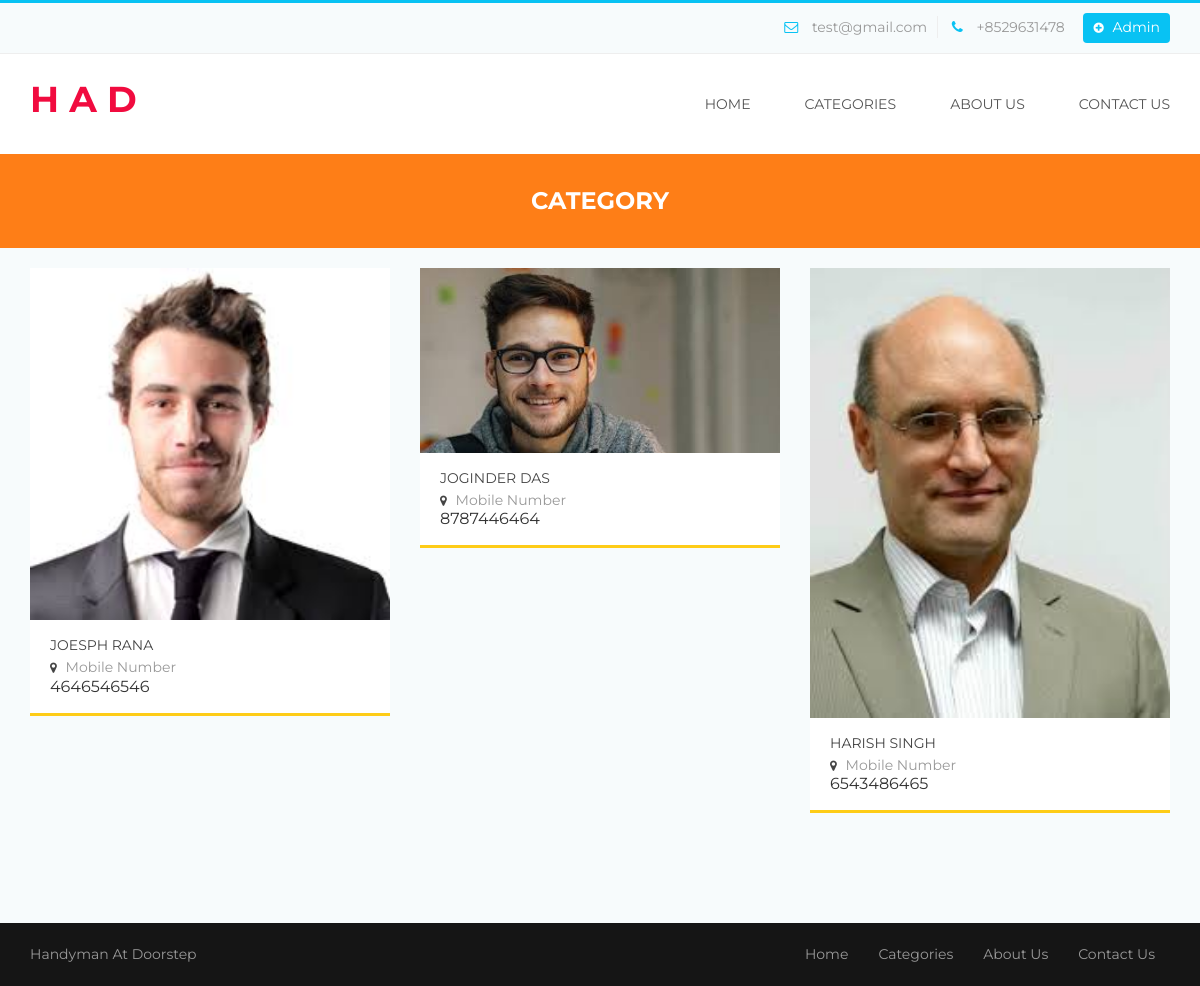
The app's page /Handyman/view-personcat-detail.php?viewid=Driver with its own data.
### tables this page shows
CREATE TABLE `tblpage` (
  `ID` int(10) NOT NULL,
  `PageType` varchar(50) DEFAULT NULL,
  `PageTitle` varchar(200) DEFAULT NULL,
  `PageDescription` mediumtext DEFAULT NULL,
  `Email` varchar(200) DEFAULT NULL,
  `MobileNumber` bigint(10) DEFAULT NULL,
  `UpdationDate` timestamp NOT NULL DEFAULT current_timestamp() ON UPDATE current_timestamp()
);

CREATE TABLE `tblperson` (
  `ID` int(10) NOT NULL,
  `Category` varchar(200) DEFAULT NULL,
  `Name` varchar(200) DEFAULT NULL,
  `Picture` varchar(200) DEFAULT NULL,
  `MobileNumber` bigint(10) DEFAULT NULL,
  `Address` mediumtext DEFAULT NULL,
  `City` varchar(200) NOT NULL,
  `RegDate` timestamp NULL DEFAULT current_timestamp()
);

### Handyman/view-personcat-detail.php (the view, shortened to what this page needs)
<?php
include('includes/dbconnection.php');
?>
<!DOCTYPE html>
<html>
<head>
	<link rel="stylesheet" type="text/css" href="bootstrap/css/bootstrap.min.css">
	<link rel="stylesheet" type="text/css" href="css/style.css">
	<link rel="stylesheet" type="text/css" href="css/menu.css">
	<link rel="stylesheet" type="text/css" href="css/color/color.css">
	<link rel="stylesheet" type="text/css" href="assets/testimonial/css/style.css" />
	<link rel="stylesheet" type="text/css" href="assets/testimonial/css/elastislide.css" />
	<link rel="stylesheet" type="text/css" href="css/responsive.css">
    <link rel="stylesheet" type="text/css" href="css/font-awesome.css">
	<link rel="stylesheet" type="text/css" href="assets/revolution_slider/css/revslider.css" media="screen" />
</head>
<body>
	<div class="theme-wrap clearfix">
	<?php include_once('includes/header.php');?>
		<div class="page-title-wrap bgorange-1 padding-top-30 padding-bottom-30">
			<h4 class="white">Category</h4>
		</div>
		<section class="aside-layout-section padding-top-20 padding-bottom-40">
			<div class="container">
				<div class="row">
					<div class="col-md-12 col-sm-8 col-xs-12 main-wrap">
						<div class="listing-section padding-bottom-40">
							<div class="">
								<div class="add-listing-wrapper">
									<div class="listing-main gridview tab-content">
											<div id="latest-listing" class="tab-pane active">
												<div class="listing-wrapper three-column row">
																											<?php
$vid=$_GET['viewid'];
$sql="SELECT * from  tblperson where Category=:vid";
$query = $dbh -> prepare($sql);
$query->bindParam(':vid',$vid,PDO::PARAM_STR);
$query->execute();
$results=$query->fetchAll(PDO::FETCH_OBJ);
$cnt=1;
if($query->rowCount() > 0)
{
foreach($results as $row)
{               ?>
													<div class="item col-md-4 col-sm-6 col-xs-12">
														<div class="listing-item clearfix">
															<div class="figure">
																<img src="admin/images/<?php echo $row->Picture;?>" alt="listing item"/>
															</div>
															<div class="listing-content clearfix">
																<div class="listing-title">
																	<h6><a href="single-listing.html"><?php  echo $row->Name;?></a></h6>
																</div>
																<div class="listing-location pull-left">
																	<a href="#"><i class="fa fa-map-marker"></i> Mobile Number</a>
																	<?php  echo $row->MobileNumber;?>
																</div>
															</div>
														</div>
														<div class="listing-border-bottom bgyallow-1"></div>
													</div>
	<?php $cnt=$cnt+1;}} ?>
												</div>
											</div>
									</div>
								</div>
							</div>
						</div>
					</div>
				</div>
			</div>
		</section>
	<?php include_once('includes/footer.php');?>
	</div>
</body>
</html>

### Handyman/includes/header.php (shortened to what this page needs)
<?php
include('includes/dbconnection.php');
?>
<div class="header">
            <div class="top-toolbar">
                <div class="container">
                    <div class="row">
                        <div class="col-md-6 col-sm-12 col-xs-12 pull-right">
                            <div class="top-contact-info">
                                <ul>
<?php
$sql="SELECT * from tblpage where PageType='contactus'";
$query = $dbh -> prepare($sql);
$query->execute();
$results=$query->fetchAll(PDO::FETCH_OBJ);
$cnt=1;
if($query->rowCount() > 0)
{
foreach($results as $row)
{               ?>
                                    <li class="toolbar-email"><i class="fa fa-envelope-o"></i> <?php  echo htmlentities($row->Email);?></li>
                                    <li class="toolbar-contact"><i class="fa fa-phone"></i> +<?php  echo htmlentities($row->MobileNumber);?></li><?php $cnt=$cnt+1;}} ?>
                                    <li><a class="toolbar-new-listing" href="admin/login.php"><i class="fa fa-plus-circle"></i> Admin</a></li>
                                </ul>
                            </div>
                        </div>
                    </div>
                </div>
            </div>
            <div class="nav-wrapper">
                <div class="container">
                    <nav class="wsmenu slideLeft clearfix">
                        <div class="logo pull-left"><a href="index.php" title="Responsive Slide Menus"><h3 style="color:#F10B3F">H A D</h3></a></div>
                        <ul class="mobile-sub wsmenu-list pull-right">
                            <li><a href="index.php" class="">Home</a>
                            </li>
                            <li><a href="category.php">categories <span class="arrow"></span></a></li>
                            <li><a href="about.php">About Us <span class="arrow"></span></a></li>
                          <li><a href="contact.php">Contact Us <span class="arrow"></span></a></li>
                        </ul>
                    </nav>
                </div>
            </div>
        </div>

### Handyman/css/style.css (style rules this page uses)
html, body, div, span, applet, object, iframe,h1, h2, h3, h4, h5, h6, p, blockquote, pre,a, abbr, acronym, address, big, cite, code,del, dfn, em, img, ins, kbd, q, s, samp, small, strike, strong, sub, sup, tt, var,b, u, i, center,dl, dt, dd, ol, ul, li,fieldset, form, label, legend,table, caption, tbody, tfoot, thead, tr, th, td, article, aside, canvas, details, embed,figure, figcaption, footer, header, hgroup,menu, nav, output, ruby, section, summary,time, mark, audio, video { margin: 0;padding: 0;border: 0;font-size: 100%;font: inherit;vertical-align: baseline; }
article, aside, details, figcaption, figure,footer, header, hgroup, menu, nav, section { display: block; }
body { line-height: 1;margin:0 ;padding:0 ;transition:all 0.3s ease;overflow-x: hidden; }
html { position:relative;overflow-x:hidden; }
ol, ul { list-style: none;margin:0; padding:0; }
a { display:block; }
img { display:block; }
img { max-width:100%; }
body { font-family:'Montserrat',sans-serif; }
h1,h2,h3,h4,h5,h6 { font-family:'Montserrat',sans-serif; font-weight:700; margin:0; text-align:center; line-height:1.4; letter-spacing:0.6px; text-transform:uppercase; letter-spacing:0; }
h3 { font-size:36px; }
h4 { font-size:24px; }
h6 { font-size:16px; }
a,span,ul,li { font-family:'Montserrat'; font-size:14px; padding:0; font-weight:400; text-align:center; margin:0; line-height:1.6; text-decoration:none !important; }
p,span,a { padding:0; }
.container,.container-fluid { padding-left:0;padding-right:0; }
.padding-bottom-30 { padding-bottom:30px; }
.padding-bottom-40 { padding-bottom:40px; }
.padding-top-20 { padding-top:20px; }
.padding-top-30 { padding-top:30px; }
.logo { padding:20px 0; }
.logo a { display:inline-block; }
.top-toolbar { padding:10px 0; }
.top-toolbar .top-contact-info ul { text-align:right; }
.top-toolbar .top-contact-info ul li { display:inline-block }
.top-toolbar .top-contact-info ul li.toolbar-email { padding-right:10px; }
.top-toolbar .top-contact-info ul li.toolbar-email i { padding-right:10px; }
.top-toolbar .top-contact-info ul li.toolbar-contact { padding-right:15px; }
.top-toolbar .top-contact-info ul li.toolbar-contact i { padding:0 10px; }
.top-toolbar .top-contact-info ul li a.toolbar-new-listing { border-radius: 4px; line-height: 1; padding: 7px 10px 9px; }
.top-toolbar .top-contact-info ul li a.toolbar-new-listing i { padding:0 5px 0 0;font-size:12px; }
.listing-border-bottom { height:3px;width:100%; }
.tab-content .tab-pane { position: relative; }
.listing-wrapper .item { margin-bottom:30px; }
.listing-item .figure { position:relative; }
.listing-item .listing-content { padding:14px 20px 18px;position:relative; }
.listing-item .listing-content .listing-title h6 a { letter-spacing:0; font-size:16px;text-transform:uppercase;text-align:left;font-family:'Montserrat'; }
.aside-layout-section .gridview .listing-item .listing-content .listing-title h6 a { font-size:14px; }
.listing-item .listing-content .listing-location a { font-family:'Montserrat';text-transform:capitalize; }
.listing-item .listing-content .listing-location a i { font-size:12px;line-height:12px;margin-right:5px; }

### Handyman/css/menu.css (style rules this page uses)
.wsmenu { font-family:Helvetica, sans-serif; color:#fff; position:relative; font-size:15px; padding:0px; margin:0px auto; width:100%; background-color:#ffffff; }
.wsmenu-list { text-align:left; margin:0 auto 0 auto; display: block; padding:0px; }
.wsmenu-list > li { text-align:center; display: table-cell; }
.wsmenu-list > li > a { display:block; color:#555; padding:38px 21px; line-height:1; text-decoration:none; position:relative; font-family:'Montserrat'; text-transform:uppercase; }
.wsmenu-list > li:last-child a { display:block; color:#555; padding:20px 0 20px 21px; line-height:1; text-decoration:none; position:relative; }
.wsmenu-list li a:before { margin-right: 5px; position: relative; content: "|"; line-height: 16px; font-size: 24px; top: 3px; color:rgba(255,255,255,0); }
@media screen and (-webkit-min-device-pixel-ratio:0) { .wsmenu-list > li > a { padding: 39px 21px; } }

### Handyman/css/responsive.css (style rules this page uses)
@media screen and (max-device-width:1199px) { .feature-item .figure img, .listing-item .figure img, .blog-entry .figure img { width:100%; } }
@media screen and (max-device-width:1199px) { .container { padding-left:15px;padding-right:15px; } }

### records on screen
tblpage: Email "test@gmail.com", MobileNumber "8529631478"
tblperson: Picture (picture), Name "JOESPH RANA", MobileNumber "4646546546"
tblperson: Picture (picture), Name "JOGINDER DAS", MobileNumber "8787446464"
tblperson: Picture (picture), Name "HARISH SINGH", MobileNumber "6543486465"
